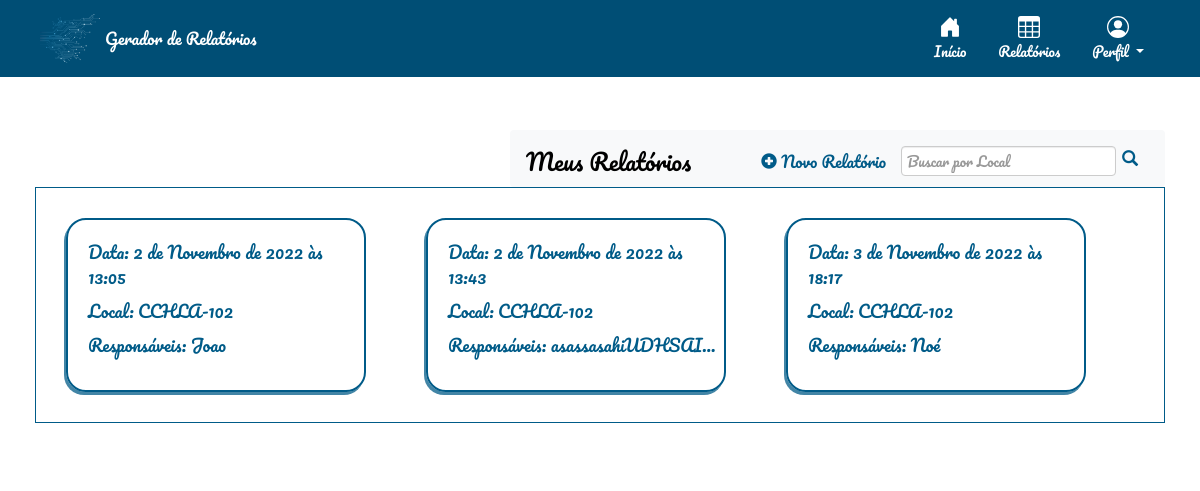
Page / (signed in) on the earlier database version.
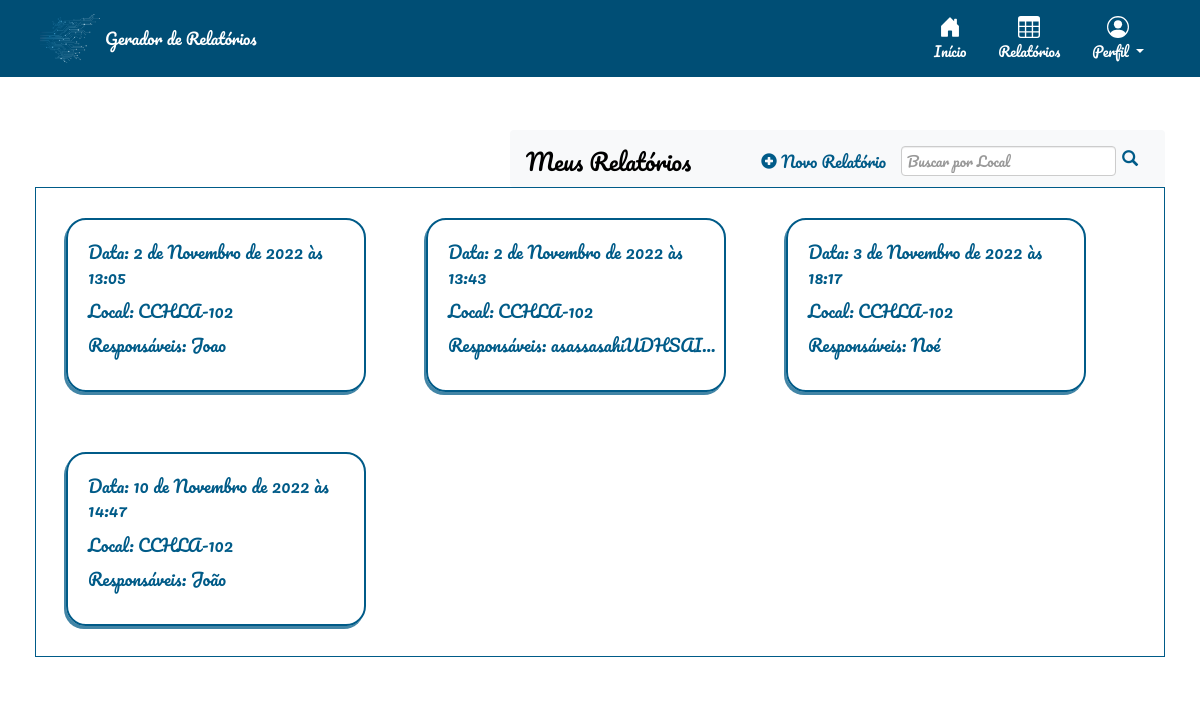
Same page on the later database version.
### relatorio/models.py (models this page shows)
class Relatorio(models.Model):
    autor = models.ForeignKey(User, default=None, on_delete=models.CASCADE)
    data = models.DateTimeField()
    local = models.CharField(max_length=100)
    temperatura = models.IntegerField()
    clima = models.CharField(max_length=100)
    responsaveis = models.TextField(blank=True)
    qualiprof = models.CharField(max_length=100, default='')
    riscos = models.CharField(max_length=100, default='[]')
    equipamentos = models.CharField(max_length=100, default='[]')
    sinalizacao = models.CharField(max_length=100, default='[]')
    desligamento = models.CharField(max_length=4, default='')
    integridade = models.CharField(max_length=4, default='')
    dialogo = models.CharField(max_length=4, default='')
    curso_nr = models.CharField(max_length=4, default='')
    conferido = models.CharField(max_length=4, default='')
    delimitar_area = models.CharField(max_length=4, default='')
    auxconces = models.CharField(max_length=4, default='')
    tensao = models.CharField(max_length=4, default='')
    aterramento = models.CharField(max_length=4, default='')
    altura = models.CharField(max_length=4, default='')
    cinto_seg = models.CharField(max_length=4, default='')
    requi_seg = models.CharField(max_length=4, default='')
    reavaliacao = models.CharField(max_length=4, default='')
    tempambiente = models.CharField(max_length=100, default='')
    condambiente = models.CharField(max_length=100, default='')
    altitude = models.CharField(max_length=100, default='')
    presagua = models.CharField(max_length=100, default='')
    pressolidos = models.CharField(max_length=100, default='')
    pressubst = models.CharField(max_length=100, default='')
    solmecanicas = models.CharField(max_length=100, default='')
    presmofo = models.CharField(max_length=100, default='')
    presfauna = models.CharField(max_length=100, default='')
    infleletro = models.CharField(max_length=100, default='')
    radsolar = models.CharField(max_length=100, default='')
    descatm = models.CharField(max_length=100, default='')
    movdoar = models.CharField(max_length=100, default='')
    vento = models.CharField(max_length=100, default='')
    competencia = models.CharField(max_length=100, default='')
    reseletr = models.CharField(max_length=100, default='')
    contpessoas = models.CharField(max_length=100, default='')
    condfuga = models.CharField(max_length=100, default='')
    natmatpr = models.CharField(max_length=100, default='')
    natmatcons = models.CharField(max_length=100, default='')
    classestr = models.CharField(max_length=100, default='')
    documentacao = models.CharField(max_length=100, default='')
    ambientesofreu = models.CharField(max_length=100, default='')
    instalacaoinspecionada = models.CharField(max_length=100, default='')
    linhaseletricasdisp = models.CharField(max_length=100, default='')
    compinstalacao = models.CharField(max_length=100, default='')
    linhaseletricascorr = models.CharField(max_length=100, default='')
    tomadasdeforca = models.CharField(max_length=100, default='')
    qtdesufitomadas = models.CharField(max_length=100, default='')
    instlquadist = models.CharField(max_length=100, default='')
    novoscircuitos = models.CharField(max_length=100, default='')
    advquadist = models.CharField(max_length=100, default='')
    dispprotecaoident = models.CharField(max_length=100, default='')
    protcircuitos = models.CharField(max_length=100, default='')
    barramentoquadist = models.CharField(max_length=100, default='')
    bitola = models.CharField(max_length=100, default='')
    condutident = models.CharField(max_length=100, default='')
    disjundif = models.CharField(max_length=100, default='')
    dispprotecaosurtos = models.CharField(max_length=100, default='')
    servseguranca = models.CharField(max_length=100, default='')
    esqaterramento = models.CharField(max_length=100, default='')
    reservadeenergia = models.CharField(max_length=100, default='')
    fontseguranca = models.CharField(max_length=100, default='')
    paralelismo = models.CharField(max_length=100, default='')
    capbarramento = models.PositiveSmallIntegerField(default=0)
    protgeral = models.PositiveSmallIntegerField(default=0)
    protdr = models.PositiveSmallIntegerField(default=0)
    protdps = models.PositiveSmallIntegerField(default=0)
    vab = models.PositiveSmallIntegerField(default=0)
    van = models.PositiveSmallIntegerField(default=0)
    ia= models.PositiveSmallIntegerField(default=0)
    vbc = models.PositiveSmallIntegerField(default=0)
    vbn = models.PositiveSmallIntegerField(default=0)
    ib= models.PositiveSmallIntegerField(default=0)
    vca = models.PositiveSmallIntegerField(default=0)
    vcn = models.PositiveSmallIntegerField(default=0)
    ic= models.PositiveSmallIntegerField(default=0)
    continuidade = models.CharField(max_length=100, default='')
    resistencia = models.CharField(max_length=100, default='')
    selvpelv = models.CharField(max_length=100, default='')
    verificacao = models.CharField(max_length=100, default='')
    ensaiodetensao = models.CharField(max_length=100, default='')
    ensaiodefunc = models.CharField(max_length=100, default='')

### relatorio/views.py (the view)
# urls.py: path('', relatorio_views.relatorio_list, name="home"),
@login_required(login_url="/accounts/login/")
def relatorio_list(request):
    usuario = request.user
    if(request.method=='POST'):
        busca = request.POST['busca']
        relatorios = Relatorio.objects.filter(autor=usuario, local__contains=busca).order_by('data')
        return render(request, 'relatorio/relatorio_list.html', {'relatorios': relatorios, 'busca':busca})
    relatorios = Relatorio.objects.filter(autor=usuario).order_by('data')
    return render(request, 'relatorio/relatorio_list.html', {'relatorios': relatorios})

### relatorio/templates/relatorio/relatorio_list.html (shortened to what this page needs)
{% extends 'base_layout.html' %}
{% block content %}
<div id="relatorios-lista" class="container-fluid">
        <nav class="navbar navbar-expand-lg bg-light">
            <a class="navbar-brand" href="#">Meus Relatórios</a>
            <div class="collapse navbar-collapse" id="navbarSupportedContent">
              <ul class="navbar-nav mr-auto">
                <li class="nav-item active">
                    <a id="botao-icon" class="nav-link" href="{% url 'relatorio:cria' %}">
                        <span class="glyphicon glyphicon-plus-sign"></span>
                        Novo Relatório
                    </a>
                </li>
                <li class="nav-item active">
                  <form method=POST action="{% url 'home' %}" class="form-inline my-2 my-lg-0">
                    <input class="form-control mr-sm-2" id="buscalocal" type="search" placeholder="Buscar por Local" aria-label="Search" name="busca">
                    <button class="btn-outline-secondary" id="searchbutton" type="submit"><i class="glyphicon glyphicon-search"></i></button>
                  </form>
                </li>
              </ul>
            </div>
          </nav>
    <div id="relatorios"  class="container-fluid">
        {% if not relatorios %}
            {% if busca %}
                <br>
                <p style="margin-left: 20px;">  Sua busca por <span style="color:rgba(221, 33, 33, 0.705);">' {{ busca }} '</span> não encontrou resultados.</p>
                <br>
            {% else %}
                <br>
                <p style="margin-left: 20px; color:rgba(221, 33, 33, 0.705);">  Não há nenhum relatório ainda.</p>
                <br>
            {% endif %}
        {% else %}
            {% for relatorio in relatorios %}
            <a href="{% url 'relatorio:visualiza' rel_id=relatorio.id %}">
                <div id="relatorio" class="container-fluid">
                    <p>Data: {{ relatorio.data }}</p>
                    <p>Local: {{ relatorio.local }}</p>
                    <p class="obs">Responsáveis: {{ relatorio.responsaveis }}</p>
                </div>
            </a>
            {% endfor %}
        {% endif %}
        </div>
    </div>
</div>
{% endblock %}

Differences in the rows shown:
added Relatorio: data "10 de Novembro de 2022 às 14:47", local "CCHLA-102", responsaveis "João"
